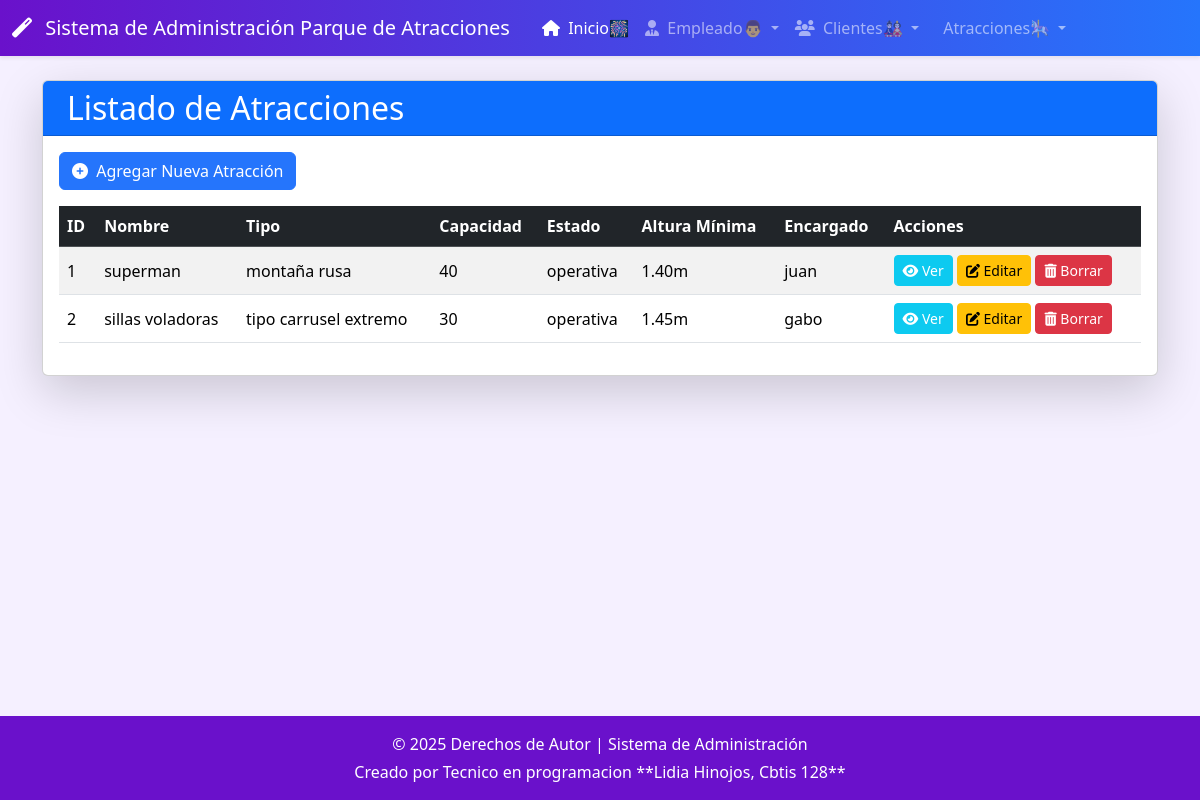
The app's page /atraccion/ with its own data.
### app_parque/models.py (models this page shows, shortened)
class Atraccion(models.Model):
    id_atr = models.AutoField(primary_key=True, unique=True) # [cite: 53]
    nombre = models.CharField(max_length=50) # [cite: 54]
    tipo = models.CharField(max_length=50) # [cite: 55]
    capacidad = models.IntegerField() # [cite: 56]
    estado = models.CharField(max_length=100) # [cite: 57]
    altura_min = models.DecimalField(max_digits=3, decimal_places=2) # [cite: 58]
    id_emp = models.ForeignKey('Empleado', on_delete=models.SET_NULL, null=True, blank=True) # [cite: 59]

class Empleado(models.Model):
    id_emp = models.AutoField(primary_key=True, unique=True) # [cite: 28]
    nombre = models.CharField(max_length=50) # [cite: 29]
    apellido = models.CharField(max_length=50) # [cite: 30]
    puesto = models.CharField(max_length=40) #
    telefono = models.CharField(max_length=15) # [cite: 32]
    salario = models.DecimalField(max_digits=8, decimal_places=2) # [cite: 33]
    id_atr = models.ForeignKey(Atraccion, on_delete=models.SET_NULL, null=True, blank=True) # [cite: 34]

### app_parque/views.py (the view)
# urls.py: path('atraccion/', views.ver_atraccion, name='ver_atraccion'),
def ver_atraccion(request):
    atracciones = Atraccion.objects.all()
    return render(request, 'atraccion/ver_atraccion.html', {'atracciones': atracciones})

### app_parque/templates/atraccion/ver_atraccion.html (shortened to what this page needs)
{% extends "base.html" %}
{% block content %}
<div class="card shadow-lg">
    <div class="card-header bg-primary text-white">
        <h2 class="mb-0">Listado de Atracciones</h2>
    </div>
    <div class="card-body">
        <a href="{% url 'agregar_atraccion' %}" class="btn btn-custom-add mb-3">
            <i class="fas fa-plus-circle me-1"></i> Agregar Nueva Atracción
        </a>
        {% if atracciones %}
        <div class="table-responsive">
            <table class="table table-striped table-hover align-middle">
                <thead class="table-dark">
                    <tr>
                        <th>ID</th>
                        <th>Nombre</th>
                        <th>Tipo</th>
                        <th>Capacidad</th>
                        <th>Estado</th>
                        <th>Altura Mínima</th>
                        <th>Encargado</th>
                        <th>Acciones</th>
                    </tr>
                </thead>
                <tbody>
                    {% for atraccion in atracciones %}
                    <tr>
                        <td>{{ atraccion.id_atr }}</td>
                        <td>{{ atraccion.nombre }}</td>
                        <td>{{ atraccion.tipo }}</td>
                        <td>{{ atraccion.capacidad }}</td>
                        <td>{{ atraccion.estado }}</td>
                        <td>{{ atraccion.altura_min }}m</td>
                        <td>{{ atraccion.id_emp.nombre|default:"Sin Asignar" }}</td>
                        <td>
                            <a href="#" class="btn btn-sm btn-info text-white" title="Ver Detalles"><i class="fas fa-eye"></i> Ver</a>
                            <a href="{% url 'actualizar_atraccion' atraccion.id_atr %}" class="btn btn-sm btn-warning" title="Editar"><i class="fas fa-edit"></i> Editar</a>
                            <a href="{% url 'borrar_atraccion' atraccion.id_atr %}" class="btn btn-sm btn-danger" title="Borrar"><i class="fas fa-trash-alt"></i> Borrar</a>
                        </td>
                    </tr>
                    {% endfor %}
                </tbody>
            </table>
        </div>
        {% else %}
        <div class="alert alert-info" role="alert">
            No hay atracciones registradas en el sistema.
        </div>
        {% endif %}
    </div>
</div>
{% endblock %}

### app_parque/templates/base.html (shortened to what this page needs)
<!DOCTYPE html>
<html lang="es">
<head>
    <link href="https://cdn.jsdelivr.net/npm/bootstrap@5.3.3/dist/css/bootstrap.min.css" rel="stylesheet">
</head>
<body>
    {% include 'navbar.html' %}
    <main class="container mt-4 mb-5">
        {% block content %}
        {% endblock %}
    </main>
    {% include 'footer.html' %}
</body>
</html>

### app_parque/templates/navbar.html (shortened to what this page needs)
{% load static %}
<nav class="navbar navbar-expand-lg navbar-dark navbar-custom shadow-sm sticky-top">
    <div class="container-fluid">
        <a class="navbar-brand me-4" href="{% url 'inicio_parque' %}">
            <i class="fas fa-magic me-2"></i>
            Sistema de Administración Parque de Atracciones
        </a>
        <div class="collapse navbar-collapse" id="navbarNavDropdown">
            <ul class="navbar-nav">
                <li class="nav-item">
                    <a class="nav-link active" aria-current="page" href="{% url 'inicio_parque' %}">
                        <i class="fas fa-home me-1"></i> Inicio🎆
                    </a>
                </li>
                <li class="nav-item dropdown">
                    <a class="nav-link dropdown-toggle" href="#" role="button" data-bs-toggle="dropdown" aria-expanded="false">
                        <i class="fas fa-user-tie me-1"></i> Empleado👨
                    </a>
                </li>
                <li class="nav-item dropdown">
                    <a class="nav-link dropdown-toggle" href="#" role="button" data-bs-toggle="dropdown" aria-expanded="false">
                        <i class="fas fa-users me-1"></i> Clientes🎎
                    </a>
                </li>
                <li class="nav-item dropdown">
                    <a class="nav-link dropdown-toggle" href="#" role="button" data-bs-toggle="dropdown" aria-expanded="false">
                         Atracciones🎠
                    </a>
                </li>
            </ul>
        </div>
    </div>
</nav>

### app_parque/templates/footer.html
<footer class="footer-custom py-3 fixed-bottom">
    <div class="container text-center">
        <p class="mb-1">
            &copy; {% now "Y" %} Derechos de Autor | Sistema de Administración
        </p>
        <p class="mb-0">
            Creado por Tecnico en programacion **Lidia Hinojos, Cbtis 128**
        </p>
    </div>
</footer>

### app_parque/templates/base.html (style rules this page uses)
:root { --primary-color: #6a11cb; --secondary-color: #2575fc; --light-bg: #f5f0ff; --nav-bg: linear-gradient(to right, var(--primary-color), var(--secondary-color)); }
.navbar-custom { background: var(--nav-bg); }
.footer-custom { background-color: var(--primary-color); color: white; }
.btn-custom-add { background-color: var(--secondary-color); border-color: var(--secondary-color); color: white; }
body { background-color: var(--light-bg); }

### records on screen
Atraccion: id_atr "1", nombre "superman", tipo "montaña rusa", capacidad "40", estado "operativa", altura_min "1.40", id_emp.nombre "juan"
Atraccion: id_atr "2", nombre "sillas voladoras", tipo "tipo carrusel extremo", capacidad "30", estado "operativa", altura_min "1.45", id_emp.nombre "gabo"
